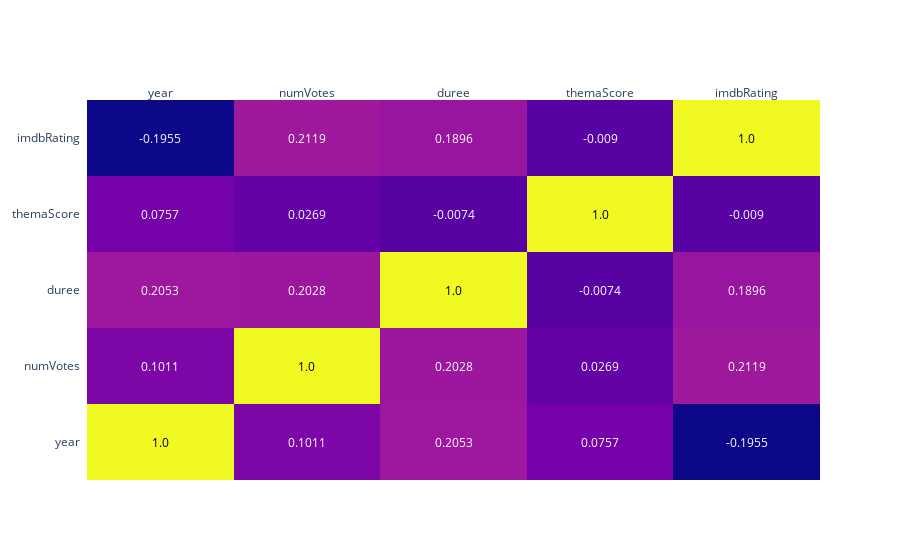

The notebook cell this image was saved under:
### Code cell
corr_matrix = round(dfduree.corr(), 4)

fig = ff.create_annotated_heatmap(corr_matrix.values,
                                  x = corr_matrix.columns.values.tolist(),
                                  y = corr_matrix.index.values.tolist(),
                                  )


fig.show()

### Figure 1 — Plotly figure (JSON) as saved in the notebook; plotly's stock layout.template omitted (floating-point values rounded to 4 significant figures)
{"data": [{"colorscale": [[0, "#0d0887"], [0.1111, "#46039f"], [0.2222, "#7201a8"], [0.3333, "#9c179e"], [0.4444, "#bd3786"], [0.5556, "#d8576b"], [0.6667, "#ed7953"], [0.7778, "#fb9f3a"], [0.8889, "#fdca26"], [1, "#f0f921"]], "reversescale": false, "showscale": false, "type": "heatmap", "x": ["year", "numVotes", "duree", "themaScore", "imdbRating"], "y": ["year", "numVotes", "duree", "themaScore", "imdbRating"], "z": [[1, 0.1011, 0.2053, 0.0757, -0.1955], [0.1011, 1, 0.2028, 0.0269, 0.2119], [0.2053, 0.2028, 1, -0.0074, 0.1896], [0.0757, 0.0269, -0.0074, 1, -0.009], [-0.1955, 0.2119, 0.1896, -0.009, 1]]}], "layout": {"annotations": [{"font": {"color": "#000000"}, "showarrow": false, "text": "1.0", "x": "year", "xref": "x", "y": "year", "yref": "y"}, {"font": {"color": "#FFFFFF"}, "showarrow": false, "text": "0.1011", "x": "numVotes", "xref": "x", "y": "year", "yref": "y"}, {"font": {"color": "#FFFFFF"}, "showarrow": false, "text": "0.2053", "x": "duree", "xref": "x", "y": "year", "yref": "y"}, {"font": {"color": "#FFFFFF"}, "showarrow": false, "text": "0.0757", "x": "themaScore", "xref": "x", "y": "year", "yref": "y"}, {"font": {"color": "#FFFFFF"}, "showarrow": false, "text": "-0.1955", "x": "imdbRating", "xref": "x", "y": "year", "yref": "y"}, {"font": {"color": "#FFFFFF"}, "showarrow": false, "text": "0.1011", "x": "year", "xref": "x", "y": "numVotes", "yref": "y"}, {"font": {"color": "#000000"}, "showarrow": false, "text": "1.0", "x": "numVotes", "xref": "x", "y": "numVotes", "yref": "y"}, {"font": {"color": "#FFFFFF"}, "showarrow": false, "text": "0.2028", "x": "duree", "xref": "x", "y": "numVotes", "yref": "y"}, {"font": {"color": "#FFFFFF"}, "showarrow": false, "text": "0.0269", "x": "themaScore", "xref": "x", "y": "numVotes", "yref": "y"}, {"font": {"color": "#FFFFFF"}, "showarrow": false, "text": "0.2119", "x": "imdbRating", "xref": "x", "y": "numVotes", "yref": "y"}, {"font": {"color": "#FFFFFF"}, "showarrow": false, "text": "0.2053", "x": "year", "xref": "x", "y": "duree", "yref": "y"}, {"font": {"color": "#FFFFFF"}, "showarrow": false, "text": "0.2028", "x": "numVotes", "xref": "x", "y": "duree", "yref": "y"}, {"font": {"color": "#000000"}, "showarrow": false, "text": "1.0", "x": "duree", "xref": "x", "y": "duree", "yref": "y"}, {"font": {"color": "#FFFFFF"}, "showarrow": false, "text": "-0.0074", "x": "themaScore", "xref": "x", "y": "duree", "yref": "y"}, {"font": {"color": "#FFFFFF"}, "showarrow": false, "text": "0.1896", "x": "imdbRating", "xref": "x", "y": "duree", "yref": "y"}, {"font": {"color": "#FFFFFF"}, "showarrow": false, "text": "0.0757", "x": "year", "xref": "x", "y": "themaScore", "yref": "y"}, {"font": {"color": "#FFFFFF"}, "showarrow": false, "text": "0.0269", "x": "numVotes", "xref": "x", "y": "themaScore", "yref": "y"}, {"font": {"color": "#FFFFFF"}, "showarrow": false, "text": "-0.0074", "x": "duree", "xref": "x", "y": "themaScore", "yref": "y"}, {"font": {"color": "#000000"}, "showarrow": false, "text": "1.0", "x": "themaScore", "xref": "x", "y": "themaScore", "yref": "y"}, {"font": {"color": "#FFFFFF"}, "showarrow": false, "text": "-0.009", "x": "imdbRating", "xref": "x", "y": "themaScore", "yref": "y"}, {"font": {"color": "#FFFFFF"}, "showarrow": false, "text": "-0.1955", "x": "year", "xref": "x", "y": "imdbRating", "yref": "y"}, {"font": {"color": "#FFFFFF"}, "showarrow": false, "text": "0.2119", "x": "numVotes", "xref": "x", "y": "imdbRating", "yref": "y"}, {"font": {"color": "#FFFFFF"}, "showarrow": false, "text": "0.1896", "x": "duree", "xref": "x", "y": "imdbRating", "yref": "y"}, {"font": {"color": "#FFFFFF"}, "showarrow": false, "text": "-0.009", "x": "themaScore", "xref": "x", "y": "imdbRating", "yref": "y"}, {"font": {"color": "#000000"}, "showarrow": false, "text": "1.0", "x": "imdbRating", "xref": "x", "y": "imdbRating", "yref": "y"}], "xaxis": {"dtick": 1, "gridcolor": "rgb(0, 0, 0)", "side": "top", "ticks": ""}, "yaxis": {"dtick": 1, "ticks": "", "ticksuffix": "  "}}}
